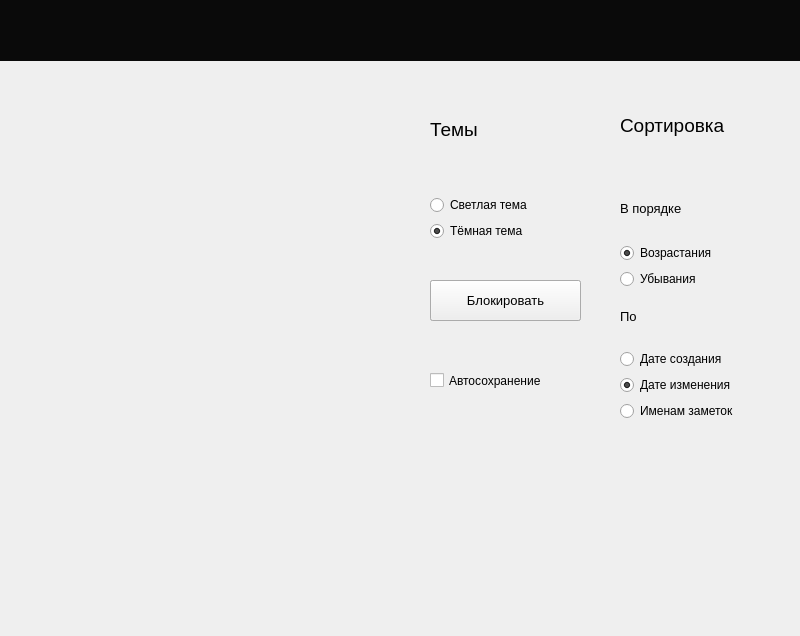
<?xml version="1.0" encoding="UTF-8"?>
<ui version="4.0">
 <class>Settings</class>
 <widget class="QWidget" name="Settings">
  <property name="geometry">
   <rect>
    <x>0</x>
    <y>0</y>
    <width>800</width>
    <height>636</height>
   </rect>
  </property>
  <property name="windowTitle">
   <string>Settings</string>
  </property>
  <property name="styleSheet">
   <string notr="true"/>
  </property>
  <widget class="QFrame" name="frame">
   <property name="geometry">
    <rect>
     <x>0</x>
     <y>0</y>
     <width>801</width>
     <height>61</height>
    </rect>
   </property>
   <property name="styleSheet">
    <string notr="true">background-color: #0A0A0A;</string>
   </property>
   <property name="frameShape">
    <enum>QFrame::NoFrame</enum>
   </property>
   <property name="frameShadow">
    <enum>QFrame::Plain</enum>
   </property>
   <widget class="QPushButton" name="back">
    <property name="geometry">
     <rect>
      <x>0</x>
      <y>0</y>
      <width>61</width>
      <height>61</height>
     </rect>
    </property>
    <property name="font">
     <font>
      <pointsize>12</pointsize>
      <weight>50</weight>
      <bold>false</bold>
     </font>
    </property>
    <property name="styleSheet">
     <string notr="true">color: rgb(255, 255, 255);</string>
    </property>
    <property name="text">
     <string/>
    </property>
    <property name="icon">
     <iconset>
      <normaloff>Sprites/back.png</normaloff>Sprites/back.png</iconset>
    </property>
    <property name="flat">
     <bool>true</bool>
    </property>
   </widget>
  </widget>
  <widget class="QWidget" name="verticalLayoutWidget">
   <property name="geometry">
    <rect>
     <x>430</x>
     <y>70</y>
     <width>160</width>
     <height>171</height>
    </rect>
   </property>
   <layout class="QVBoxLayout" name="verticalLayout">
    <item>
     <widget class="QLabel" name="theme_label">
      <property name="font">
       <font>
        <pointsize>14</pointsize>
       </font>
      </property>
      <property name="text">
       <string>Темы</string>
      </property>
      <property name="alignment">
       <set>Qt::AlignLeading|Qt::AlignLeft|Qt::AlignVCenter</set>
      </property>
     </widget>
    </item>
    <item>
     <widget class="QRadioButton" name="light_theme">
      <property name="text">
       <string>Светлая тема</string>
      </property>
     </widget>
    </item>
    <item>
     <widget class="QRadioButton" name="dark_theme">
      <property name="text">
       <string>Тёмная тема</string>
      </property>
      <property name="checked">
       <bool>true</bool>
      </property>
     </widget>
    </item>
   </layout>
   <zorder>dark_theme</zorder>
   <zorder>light_theme</zorder>
   <zorder>theme_label</zorder>
  </widget>
  <widget class="QPushButton" name="password_button">
   <property name="geometry">
    <rect>
     <x>430</x>
     <y>280</y>
     <width>151</width>
     <height>41</height>
    </rect>
   </property>
   <property name="font">
    <font>
     <pointsize>10</pointsize>
    </font>
   </property>
   <property name="cursor">
    <cursorShape>ArrowCursor</cursorShape>
   </property>
   <property name="text">
    <string>Блокировать</string>
   </property>
   <property name="icon">
    <iconset>
     <normaloff>Sprites/lock.png</normaloff>Sprites/lock.png</iconset>
   </property>
  </widget>
  <widget class="QPushButton" name="delpassword_button">
   <property name="geometry">
    <rect>
     <x>430</x>
     <y>280</y>
     <width>151</width>
     <height>41</height>
    </rect>
   </property>
   <property name="font">
    <font>
     <pointsize>10</pointsize>
    </font>
   </property>
   <property name="cursor">
    <cursorShape>ArrowCursor</cursorShape>
   </property>
   <property name="text">
    <string>Разблокировать</string>
   </property>
   <property name="icon">
    <iconset>
     <normaloff>Sprites/open_lock.png</normaloff>Sprites/open_lock.png</iconset>
   </property>
  </widget>
  <widget class="QCheckBox" name="autosave_btn">
   <property name="geometry">
    <rect>
     <x>430</x>
     <y>360</y>
     <width>151</width>
     <height>41</height>
    </rect>
   </property>
   <property name="text">
    <string>Автосохранение</string>
   </property>
  </widget>
  <widget class="QWidget" name="">
   <property name="geometry">
    <rect>
     <x>620</x>
     <y>180</y>
     <width>158</width>
     <height>109</height>
    </rect>
   </property>
   <layout class="QVBoxLayout" name="verticalLayout_4">
    <item>
     <widget class="QLabel" name="order_label">
      <property name="font">
       <font>
        <pointsize>10</pointsize>
       </font>
      </property>
      <property name="text">
       <string>В порядке</string>
      </property>
     </widget>
    </item>
    <item>
     <widget class="QRadioButton" name="increases">
      <property name="text">
       <string>Возрастания</string>
      </property>
      <property name="checked">
       <bool>true</bool>
      </property>
      <property name="autoRepeat">
       <bool>false</bool>
      </property>
      <property name="autoExclusive">
       <bool>true</bool>
      </property>
     </widget>
    </item>
    <item>
     <widget class="QRadioButton" name="decrease">
      <property name="text">
       <string>Убывания</string>
      </property>
      <property name="autoExclusive">
       <bool>true</bool>
      </property>
     </widget>
    </item>
   </layout>
  </widget>
  <widget class="QWidget" name="">
   <property name="geometry">
    <rect>
     <x>620</x>
     <y>290</y>
     <width>158</width>
     <height>131</height>
    </rect>
   </property>
   <layout class="QVBoxLayout" name="verticalLayout_5">
    <item>
     <widget class="QLabel" name="sigh_label">
      <property name="font">
       <font>
        <pointsize>10</pointsize>
       </font>
      </property>
      <property name="text">
       <string>По</string>
      </property>
     </widget>
    </item>
    <item>
     <widget class="QRadioButton" name="create_time">
      <property name="text">
       <string>Дате создания</string>
      </property>
      <property name="checked">
       <bool>false</bool>
      </property>
     </widget>
    </item>
    <item>
     <widget class="QRadioButton" name="edit_time">
      <property name="text">
       <string>Дате изменения</string>
      </property>
      <property name="checked">
       <bool>true</bool>
      </property>
     </widget>
    </item>
    <item>
     <widget class="QRadioButton" name="heading">
      <property name="text">
       <string>Именам заметок</string>
      </property>
     </widget>
    </item>
   </layout>
  </widget>
  <widget class="QLabel" name="sort_label">
   <property name="geometry">
    <rect>
     <x>620</x>
     <y>70</y>
     <width>158</width>
     <height>111</height>
    </rect>
   </property>
   <property name="font">
    <font>
     <pointsize>14</pointsize>
    </font>
   </property>
   <property name="text">
    <string>Сортировка</string>
   </property>
   <property name="alignment">
    <set>Qt::AlignLeading|Qt::AlignLeft|Qt::AlignVCenter</set>
   </property>
  </widget>
  <zorder>verticalLayoutWidget</zorder>
  <zorder>delpassword_button</zorder>
  <zorder>password_button</zorder>
  <zorder>frame</zorder>
  <zorder>autosave_btn</zorder>
  <zorder></zorder>
  <zorder></zorder>
  <zorder>sort_label</zorder>
 </widget>
 <resources/>
 <connections/>
</ui>
